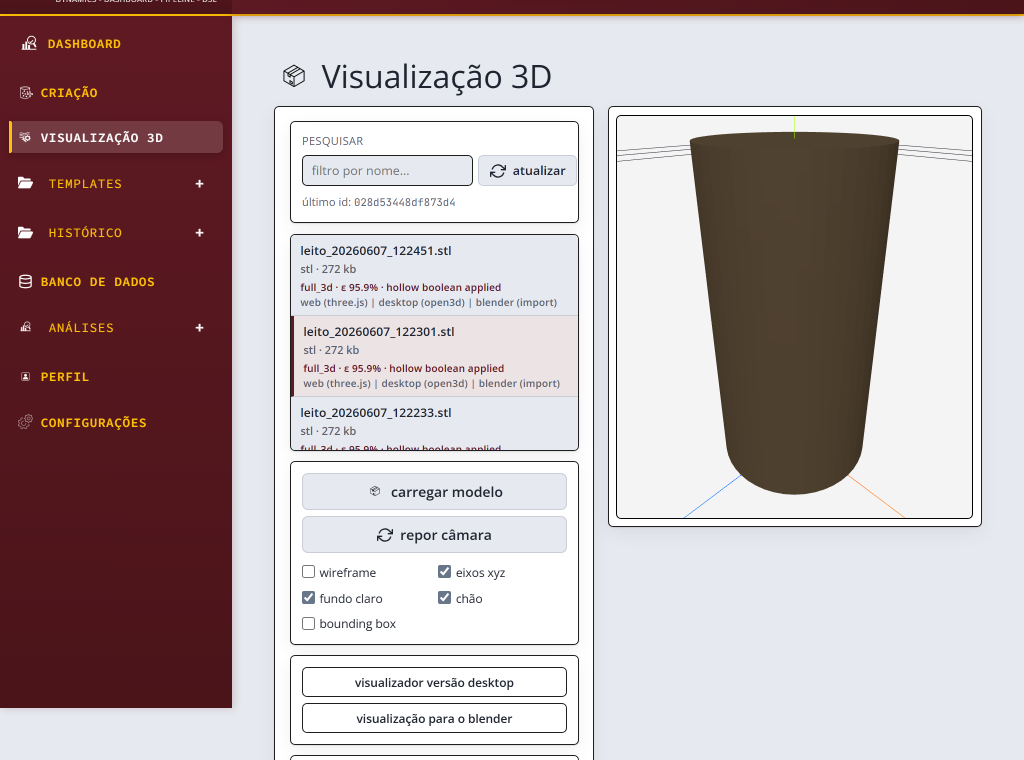
#> input picture tools/tcc_pptx/img/R1a_mesma_seed_hashA.png, 2048 x 1520 px, given in place of W1_dashboard.png, which was not available (shown at 1/2 size)
$ python prep_img.py
#> lines starting #> are read from the running program, lines starting #| are printed output that depends on the picture
#!/usr/bin/env python3
"""prepara imagens recortadas (aspecto apresentavel) para o deck do TCC."""
import shutil
from pathlib import Path
from PIL import Image

ROOT = Path(__file__).resolve().parents[2]
WEB = ROOT / "generated" / "prints_web"
TERM = ROOT / "generated" / "prints_terminal"
OUT = Path(__file__).resolve().parent / "img"
OUT.mkdir(exist_ok=True)


def crop(src, name, box):
    im = Image.open(src)
    im.crop(box).save(OUT / name)
    print("crop", name, im.crop(box).size)


def top(src, name, ratio=0.58):
#> called with name = 'W1_dashboard.png', ratio = 0.6
    im = Image.open(src)
#> im is the input picture: PIL image 2048x1520 RGB; mean R, G, B 186.4, 172.2, 174.2
    w, h = im.size
#> w = 2048; h = 1520
    ch = min(h, int(w * ratio))
#> ch = 1228
    im.crop((0, 0, w, ch)).save(OUT / name)
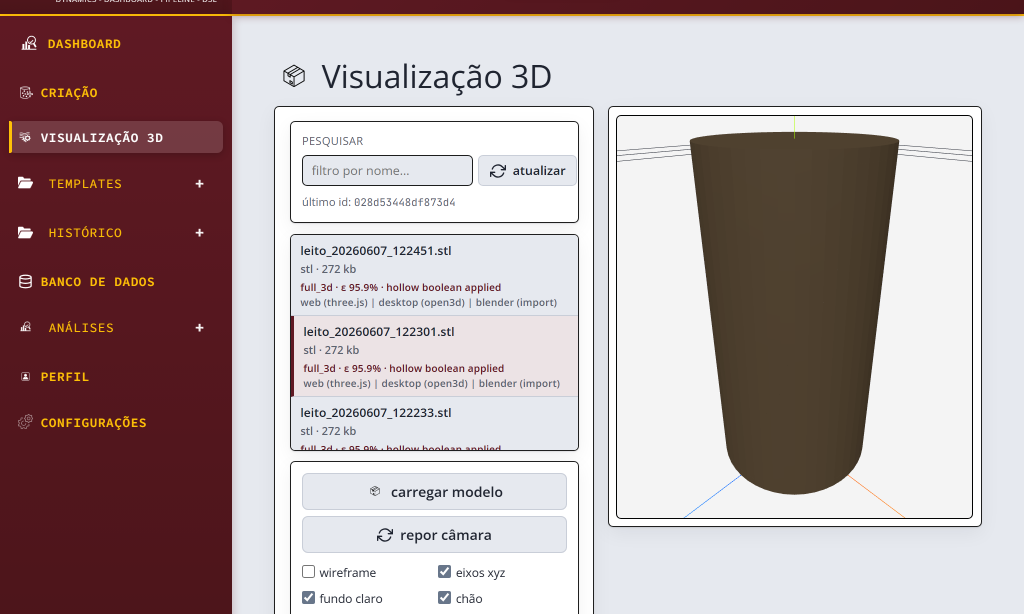
#> saved as W1_dashboard.png: PIL image 2048x1228 RGB (shown at 1/2 size); mean R, G, B 181.1, 165.1, 166.5
    print("top ", name, (w, ch))
#| top  W1_dashboard.png (2048, 1228)


def copyim(src, name):
    shutil.copy(src, OUT / name)
    print("copy", name)


# web — recorte do topo (cabecalho + conteudo principal)
for n, r in [("W1_dashboard", 0.60), ("W2_wizard_geometria", 0.62),
             ("W10_monitoramento_jobs", 0.62), ("W11_detalhe_execucao", 0.58),
             ("W12_banco_de_dados", 0.66), ("W13_relatorios", 0.66),
             ("W14_configuracoes", 0.42), ("W15_perfil", 0.66),
             ("W5_templates_editor", 0.62)]:
    top(WEB / f"{n}.png", f"{n}.png", r)
#> pass 2 of the loop `for n, r in [("W1_dashboard", 0.60), ("W2_wizard_geometria", 0.62),`:
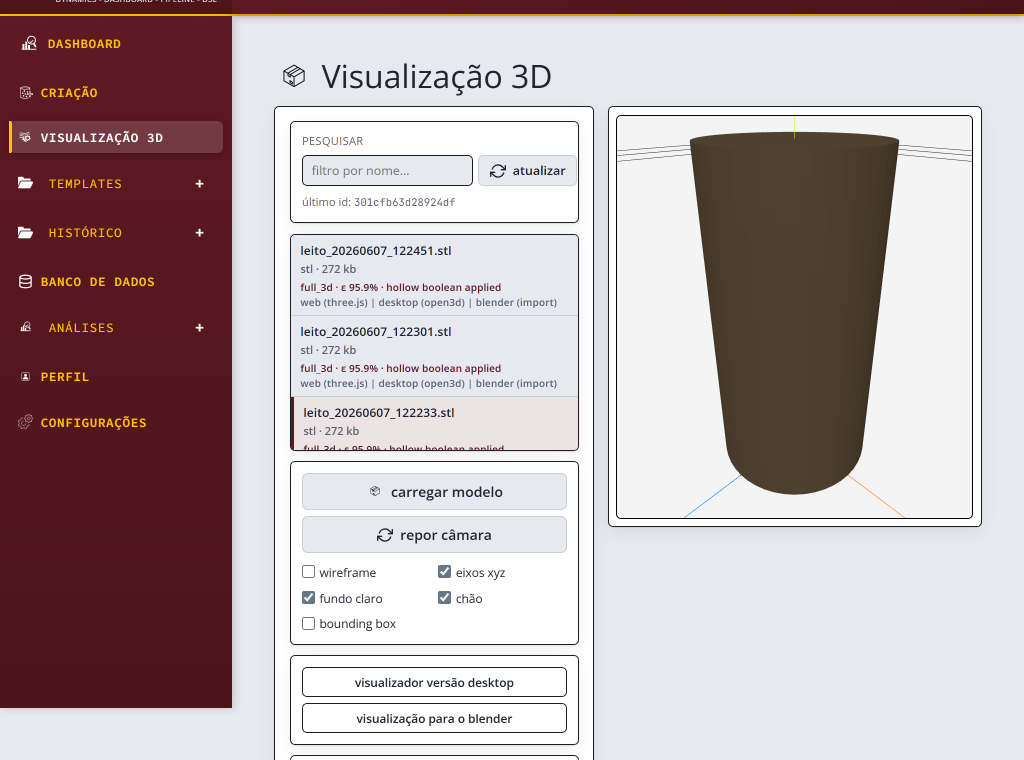
#> input picture tools/tcc_pptx/img/R1b_mesma_seed_hashB.png, 2048 x 1520 px, given in place of W2_wizard_geometria.png, which was not available (shown at 1/2 size)
#> in top, im is the input picture: PIL image 2048x1520 RGB; mean R, G, B 186.4, 172.3, 174.3
#> in top (call 2), `im.crop((0, 0, w, ch)).save(OUT / name)`:
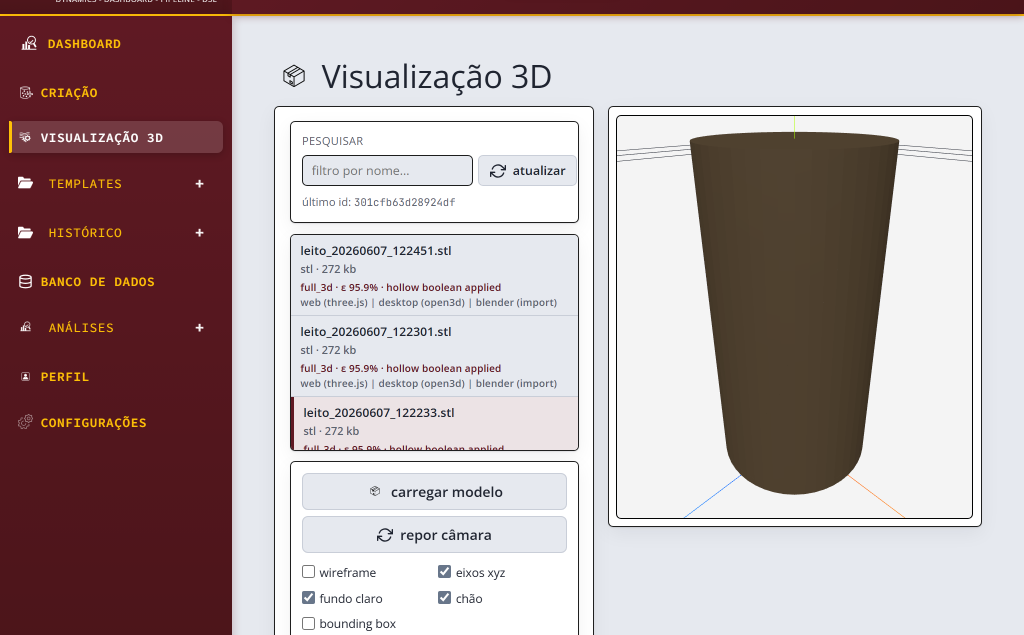
#> saved as W2_wizard_geometria.png: PIL image 2048x1269 RGB (shown at 1/2 size); mean R, G, B 181.7, 165.9, 167.5
#| top  W2_wizard_geometria.png (2048, 1269)
#> (the run stopped early here; a loop or call above may not have finished)
